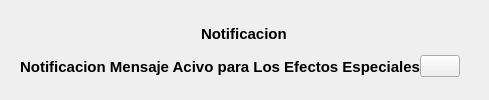
        <widget class="QCustomSlideMenu" name="emergenteNotificacionContenedor" native="true">
         <layout class="QVBoxLayout" name="verticalLayout_24">
          <item>
           <widget class="QWidget" name="emergenteNotificacionSubContenedor" native="true">
            <layout class="QVBoxLayout" name="verticalLayout_25">
             <item alignment="Qt::AlignHCenter">
              <widget class="QLabel" name="label_17">
               <property name="font">
                <font>
                 <pointsize>11</pointsize>
                 <weight>75</weight>
                 <bold>true</bold>
                </font>
               </property>
               <property name="text">
                <string>Notificacion</string>
               </property>
              </widget>
             </item>
             <item>
              <widget class="QFrame" name="frame_10">
               <property name="layoutDirection">
                <enum>Qt::LeftToRight</enum>
               </property>
               <property name="frameShape">
                <enum>QFrame::NoFrame</enum>
               </property>
               <layout class="QHBoxLayout" name="horizontalLayout_9">
                <property name="spacing">
                 <number>0</number>
                </property>
                <property name="leftMargin">
                 <number>0</number>
                </property>
                <property name="topMargin">
                 <number>0</number>
                </property>
                <property name="bottomMargin">
                 <number>0</number>
                </property>
                <item>
                 <widget class="QLabel" name="label_16">
                  <property name="sizePolicy">
                   <sizepolicy hsizetype="Expanding" vsizetype="Preferred">
                    <horstretch>0</horstretch>
                    <verstretch>0</verstretch>
                   </sizepolicy>
                  </property>
                  <property name="font">
                   <font>
                    <pointsize>11</pointsize>
                    <weight>75</weight>
                    <bold>true</bold>
                   </font>
                  </property>
                  <property name="text">
                   <string>Notificacion Mensaje Acivo para Los Efectos Especiales</string>
                  </property>
                  <property name="alignment">
                   <set>Qt::AlignCenter</set>
                  </property>
                 </widget>
                </item>
                <item alignment="Qt::AlignRight">
                 <widget class="QPushButton" name="cerrarNotificacion">
                  <property name="toolTip">
                   <string>Cerrar Notificacion</string>
                  </property>
                  <property name="layoutDirection">
                   <enum>Qt::LeftToRight</enum>
                  </property>
                  <property name="text">
                   <string />
                  </property>
                  <property name="icon">
                   <iconset resource="../../../../Desktop/Proyecto Andres Bello/Aplicacion V2.1-AndresBello/Qss/icons/_icons.qrc">
                    <normaloff>:/font_awesome_regular/icons/font_awesome/regular/circle-xmark.png</normaloff>:/font_awesome_regular/icons/font_awesome/regular/circle-xmark.png</iconset>
                  </property>
                  <property name="iconSize">
                   <size>
                    <width>24</width>
                    <height>24</height>
                   </size>
                  </property>
                 </widget>
                </item>
               </layout>
              </widget>
             </item>
            </layout>
           </widget>
          </item>
         </layout>
        </widget>
